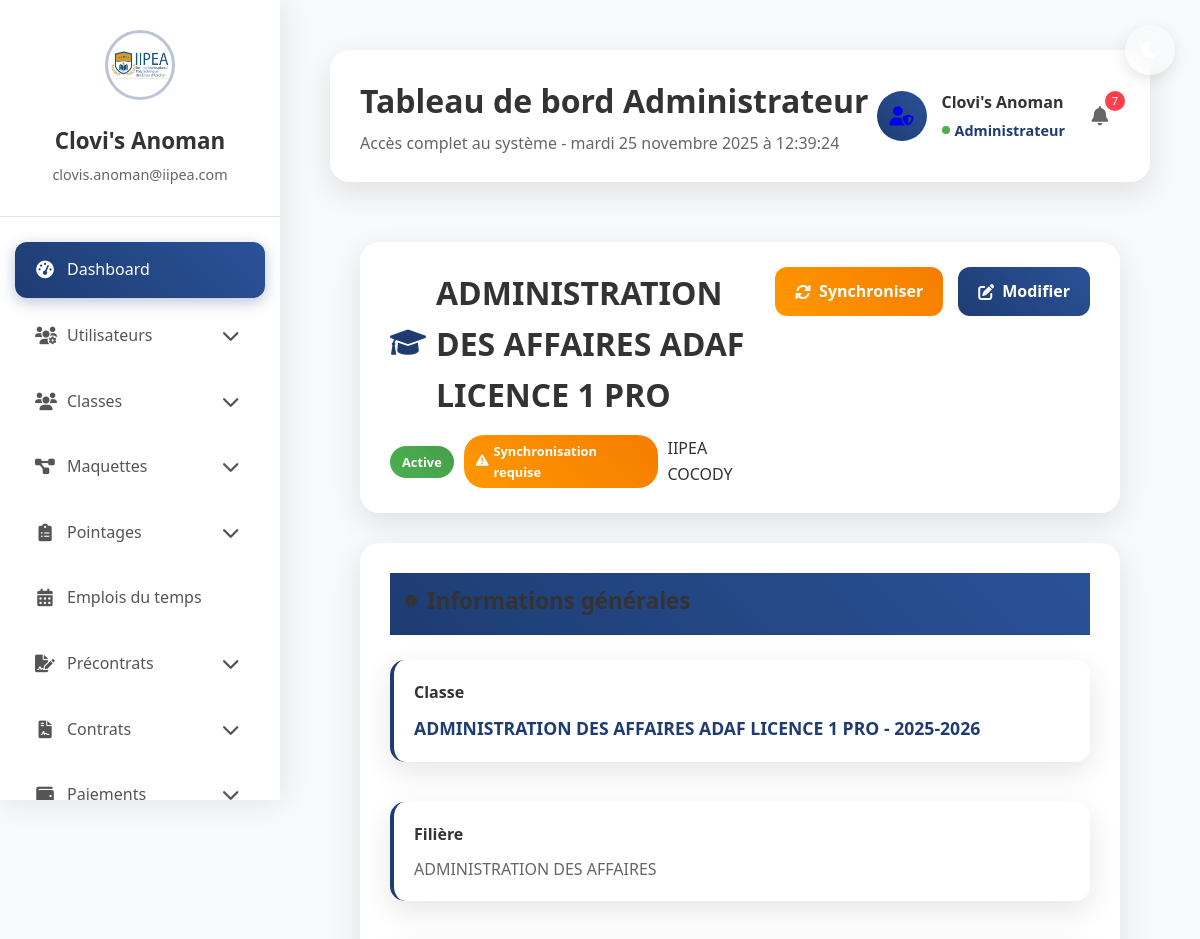
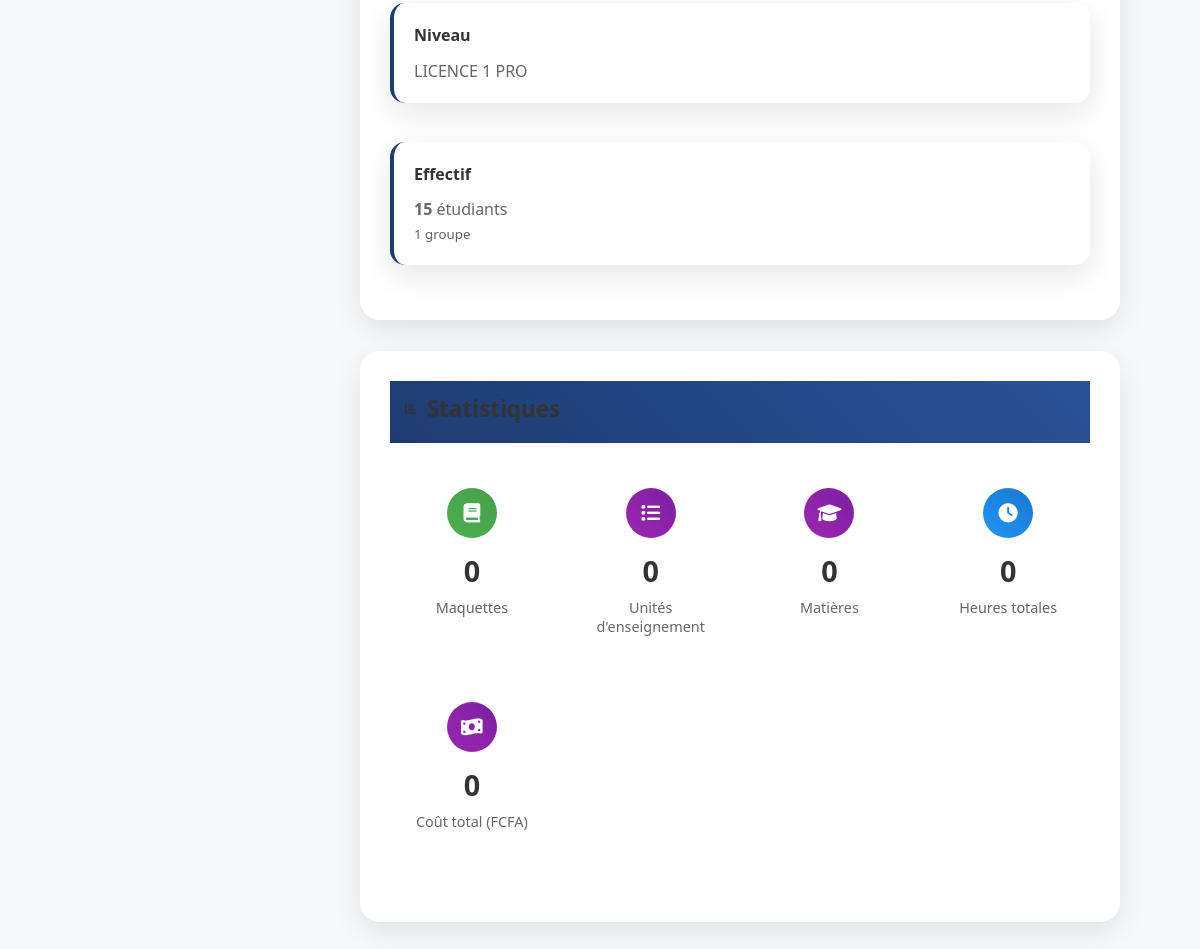
The app's page /utilisateur/classes/1/ (signed in) with its own data (2 pictures, top to bottom).
### Utilisateur/models.py (models this page shows, shortened)
class CustomUser(AbstractUser):
    ROLE_CHOICES = [
        ('ADMIN', 'Administrateur'),
        ('RESP_PEDA', 'Responsable Pédagogique'),
        ('RESP_RH', 'Responsable Ressources Humaines'),
        ('PROFESSEUR', 'Professeur'),
        ('INFORMATICIEN', 'Service Informatique'),
        ('COMPTABLE', 'Comptable'),
        ('SERVICE_DATA', 'Service Data'),
    ]
    username = None
    email = models.EmailField(
        'Adresse email',
        unique=True,
        validators=[EmailValidator()],
        help_text="Adresse email utilisée pour la connexion"
    )
    role = models.CharField(
        max_length=15,
        choices=ROLE_CHOICES,
        verbose_name="Rôle"
    )
    section_principale = models.ForeignKey(
        Section,
        on_delete=models.SET_NULL,
        null=True,
        blank=True,
        related_name="users_principaux",
        verbose_name="Section principale"
    )
    sections_autorisees = models.ManyToManyField(
        Section,
        related_name='utilisateurs_autorises',
        blank=True,
        verbose_name="Sections autorisées"
    )
    sections = models.ManyToManyField(
        Section,
        blank=True,
        related_name='utilisateurs_sections',
        verbose_name="Sections associées"
    )
    telephone = models.CharField(
        max_length=20,
        blank=True,
        validators=[validate_phone_number],
        verbose_name="Téléphone"
    )
    is_active_user = models.BooleanField(
        default=True,
        verbose_name="Utilisateur actif",
        help_text="Décochez pour suspendre temporairement l'accès de l'utilisateur"
    )
    created_at = models.DateTimeField(auto_now_add=True, verbose_name="Date de création")
    updated_at = models.DateTimeField(auto_now=True, verbose_name="Dernière modification")
    last_section_access = models.DateTimeField(
        null=True,
        blank=True,
        verbose_name="Dernier accès section"
    )
    objects = CustomUserManager()
    USERNAME_FIELD = 'email'
    REQUIRED_FIELDS = ['first_name', 'last_name', 'role']
    class Meta:
        verbose_name = 'Utilisateur'
        verbose_name_plural = 'Utilisateurs'
        ordering = ['email']
        indexes = [
            models.Index(fields=['email']),
            models.Index(fields=['role']),
            models.Index(fields=['is_active', 'is_active_user']),
        ]

### Gestion/models.py (models this page shows, shortened)
class Classe(models.Model):
    external_id = models.IntegerField(
        unique=True,
        db_index=True,
        verbose_name="ID API"
    )
    nom = models.CharField(
        max_length=300,
        verbose_name="Nom de la classe"
    )
    description = models.TextField(
        blank=True,
        verbose_name="Description"
    )
    annee_academique = models.CharField(
        max_length=50,
        verbose_name="Année académique"
    )
    annee_etat = models.CharField(
        max_length=50,
        blank=True,
        verbose_name="État de l'année"
    )
    filiere = models.CharField(
        max_length=200,
        verbose_name="Filière"
    )
    niveau = models.CharField(
        max_length=100,
        verbose_name="Niveau"
    )
    departement = models.CharField(
        max_length=100,
        verbose_name="Département"
    )
    nombre_groupes = models.IntegerField(
        default=0,
        verbose_name="Nombre de groupes"
    )
    effectif_total = models.IntegerField(
        default=0,
        verbose_name="Effectif total"
    )
    section = models.ForeignKey(
        Section,
        on_delete=models.SET_NULL,
        null=True,
        blank=True,
        related_name='classes',
        verbose_name="Section IIPEA"
    )
    raw_data = models.JSONField(
        default=dict,
        blank=True,
        verbose_name="Données brutes API"
    )
    last_synced = models.DateTimeField(
        default=timezone.now,
        verbose_name="Dernière synchronisation"
    )
    is_active = models.BooleanField(
        default=True,
        verbose_name="Classe active"
    )
    created_at = models.DateTimeField(
        auto_now_add=True,
        verbose_name="Date de création"
    )
    updated_at = models.DateTimeField(
        auto_now=True,
        verbose_name="Dernière modification"
    )
    class Meta:
        verbose_name = "Classe"
        verbose_name_plural = "Classes"
        ordering = ['filiere', 'niveau']
        indexes = [
            models.Index(fields=['external_id']),
            models.Index(fields=['filiere']),
            models.Index(fields=['niveau']),
            models.Index(fields=['departement']),
            models.Index(fields=['last_synced']),
        ]
    @property
    def needs_sync(self):
        from django.conf import settings
        delta = timezone.now() - self.last_synced
        max_age = getattr(settings, 'API_DATA_MAX_AGE', 3600)  # 1 heure
        return delta.total_seconds() > max_age

### Utilisateur/views.py (the view, shortened to what this page needs)
# urls.py: path('classes/<int:pk>/', views.ClasseDetailView.as_view(), name='classe_detail'),
class ClasseDetailView(LoginRequiredMixin, DetailView):
    model = Classe
    template_name = 'classes/detail.html'
    context_object_name = 'classe'
    def get_context_data(self, **kwargs):
        context = super().get_context_data(**kwargs)
        classe = self.object
        maquettes = classe.maquettes.filter(is_active=True).order_by('niveau_libelle')
        context['maquettes'] = maquettes
        context['total_maquettes'] = maquettes.count()
        toutes_matieres = []
        total_ues = 0
        total_heures = 0
        total_cout_global = 0
        toutes_matieres.sort(key=lambda x: (x['semestre'] if x['semestre'] else 999, x['nom']))
        total_volume_cm = sum(m['volume_cm'] for m in toutes_matieres)
        total_volume_td = sum(m['volume_td'] for m in toutes_matieres)
        total_cout_cm = sum(m['cout_cm'] for m in toutes_matieres)
        total_cout_td = sum(m['cout_td'] for m in toutes_matieres)
        total_coefficient = sum(m['coefficient'] for m in toutes_matieres)
        context['matieres'] = toutes_matieres
        context['total_matieres'] = len(toutes_matieres)
        context['stats_maquettes'] = {
            'total_ues': total_ues,
            'total_heures': int(total_heures),
            'total_matieres': len(toutes_matieres),
            'cout_total': total_cout_global,
            'total_volume_cm': total_volume_cm,
            'total_volume_td': total_volume_td,
            'total_cout_cm': total_cout_cm,
            'total_cout_td': total_cout_td,
            'total_coefficient': total_coefficient,
        }
        context['needs_sync'] = classe.needs_sync
        context['peut_synchroniser'] = self.request.user.role in [
            'ADMIN', 'RESP_PEDA', 'INFORMATICIEN', 'SERVICE_DATA'
        ]
        return context

### templates/classes/detail.html (shortened to what this page needs)
{% extends 'bases/base_users.html' %}
{% load static %}
{% load humanize %}
{% block extra_css %}
    <link rel="stylesheet" href="{% static 'css/classes/detail.css' %}">
{% endblock %}
{% block content %}
<div class="classe-detail-container">
    <div class="classe-header">
        <div class="header-content">
            <div class="classe-title">
                <i class="fas fa-graduation-cap"></i>
                {{ classe.nom }}
            </div>
            <div class="classe-badges">
                {% if classe.is_active %}
                    <span class="badge badge-active">Active</span>
                {% else %}
                    <span class="badge badge-inactive">Inactive</span>
                {% endif %}
                {% if classe.needs_sync %}
                    <span class="badge badge-warning">
                        <i class="fas fa-exclamation-triangle"></i> Synchronisation requise
                    </span>
                {% endif %}
                {{ classe.departement }}
            </div>
        </div>
        <div class="header-actions">
            {% if peut_synchroniser %}
            <a href="{% url 'sync_all_api_data' %}?classe_id={{ classe.pk }}" class="btn btn-sync">
                <i class="fas fa-sync-alt"></i> Synchroniser
            </a>
            {% endif %}
            {% if user.role == 'ADMIN' or user.role == 'RESP_PEDA' %}
            <a href="{% url 'classe_update' classe.pk %}" class="btn btn-edit">
                <i class="fas fa-edit"></i> Modifier
            </a>
            {% endif %}
        </div>
    </div>
    <div class="classe-content-grid">
        <div class="info-section">
            <div class="section-header">
                <h2 class="section-title">
                    <i class="fas fa-info-circle"></i> Informations générales
                </h2>
            </div>
            <div class="info-cards">
                <div class="info-card">
                    <div class="info-card-header">
                        <span class="info-card-title">Classe</span>
                    </div>
                    <div class="info-card-content code-highlight">{{ classe.nom }} - {{ classe.annee_academique }}</div>
                </div>
                <div class="info-card">
                    <div class="info-card-header">
                        <span class="info-card-title">Filière</span>
                    </div>
                    <div class="info-card-content">{{ classe.filiere }}</div>
                </div>
                <div class="info-card">
                    <div class="info-card-header">
                        <span class="info-card-title">Niveau</span>
                    </div>
                    <div class="info-card-content">{{ classe.niveau }}</div>
                </div>
                <div class="info-card">
                    <div class="info-card-header">
                        <span class="info-card-title">Effectif</span>
                    </div>
                    <div class="info-card-content">
                        <strong>{{ classe.effectif_total|default:"0" }}</strong> étudiants
                        {% if classe.nombre_groupes %}
                            <br><small>{{ classe.nombre_groupes }} groupe{{ classe.nombre_groupes|pluralize }}</small>
                        {% endif %}
                    </div>
                </div>
            </div>
        </div>
        <div class="stats-section">
            <div class="section-header">
                <h2 class="section-title">
                    <i class="fas fa-chart-bar"></i> Statistiques
                </h2>
            </div>
            <div class="stats-grid">
                <div class="stat-box">
                    <div class="stat-icon maquettes-icon">
                        <i class="fas fa-book"></i>
                    </div>
                    <div class="stat-value">{{ total_maquettes }}</div>
                    <div class="stat-label">Maquette{{ total_maquettes|pluralize }}</div>
                </div>
                <div class="stat-box">
                    <div class="stat-icon">
                        <i class="fas fa-list"></i>
                    </div>
                    <div class="stat-value">{{ stats_maquettes.total_ues }}</div>
                    <div class="stat-label">Unités d'enseignement</div>
                </div>
                <div class="stat-box">
                    <div class="stat-icon">
                        <i class="fas fa-graduation-cap"></i>
                    </div>
                    <div class="stat-value">{{ stats_maquettes.total_matieres }}</div>
                    <div class="stat-label">Matière{{ stats_maquettes.total_matieres|pluralize }}</div>
                </div>
                <div class="stat-box">
                    <div class="stat-icon hours-icon">
                        <i class="fas fa-clock"></i>
                    </div>
                    <div class="stat-value">{{ stats_maquettes.total_heures }}</div>
                    <div class="stat-label">Heures totales</div>
                </div>
                <div class="stat-box">
                    <div class="stat-icon">
                        <i class="fas fa-money-bill-wave"></i>
                    </div>
                    <div class="stat-value">{{ stats_maquettes.cout_total|floatformat:0|intcomma }}</div>
                    <div class="stat-label">Coût total (FCFA)</div>
                </div>
            </div>
        </div>
    </div>
{% endblock %}

### templates/bases/base_users.html (shortened to what this page needs)
<!DOCTYPE html>
{% load static %}
<html lang="fr">
<head>
    <link rel="stylesheet" href="https://cdnjs.cloudflare.com/ajax/libs/font-awesome/6.0.0/css/all.min.css">
    <link rel="stylesheet" href="{% static 'css/dashboards/admin.css' %}">
    <link rel="stylesheet" href="{% static 'css/professeurs/detail.css' %}">
    <link rel="stylesheet" href="{% static 'css/professeurs/print.css' %}">
    {% block extra_css %}{% endblock %}
</head>
<body>
    <button id="themeToggle" class="theme-toggle" aria-label="Changer de thème">
        <i class="fas fa-moon"></i>
    </button>
    <div class="container">
        <aside class="sidebar">
            <div class="sidebar-header">
                <img src="{% static 'images/logo/IIPEA.png' %}" alt="Logo" class="logo-img">
                <h2>{{ user.get_full_name }}</h2>
                <p>{{ user.email }}</p>
            </div>
            <nav class="sidebar-nav">
                {% if user.role == 'ADMIN' %}
                    {% include 'partials/sidebar_admin.html' %}
                {% elif user.role == 'RESP_PEDA' %}
                    {% include 'partials/sidebar_resp_peda.html' %}
                {% elif user.role == 'RESP_RH' %}
                    {% include 'partials/sidebar_resp_rh.html' %}
                {% elif user.role == 'COMPTABLE' %}
                    {% include 'partials/sidebar_comptable.html' %}
                {% endif %}
            </nav>
        </aside>
        <main class="main-content">
            <header class="main-header">
                <div class="welcome-section">
                    <h1>
                        {% if user.role == 'ADMIN' %}Tableau de bord Administrateur
                        {% elif user.role == 'RESP_PEDA' %}Tableau de bord Responsable Pédagogique
                        {% elif user.role == 'RESP_RH' %}Tableau de bord Responsable RH
                        {% elif user.role == 'COMPTABLE' %}Tableau de bord Comptable
                        {% else %}Tableau de bord
                        {% endif %}
                    </h1>
                    <p>
                        {% if user.role == 'ADMIN' %}Accès complet au système
                        {% else %}Accès limité au système
                        {% endif %}
                        - <span id="currentTime"></span>
                    </p>
                </div>
                <div class="user-profile">
                    <div class="user-avatar
                        {% if user.role == 'ADMIN' %}admin
                        {% elif user.role == 'COMPTABLE' %}accountant
                        {% else %}default
                        {% endif %}">
                        {% if user.role == 'ADMIN' %}
                            <a href="{% url 'admin:index' %}">
                                <i class="fas fa-user-shield"></i>
                            </a>
                        {% elif user.role == 'COMPTABLE' %}
                            <i class="fas fa-calculator"></i>
                        {% else %}
                            <i class="fas fa-user"></i>
                        {% endif %}
                    </div>
                    <div class="user-info">
                        <h3>{{ user.get_full_name }}</h3>
                        <span>{{ user.get_role_display }}</span>
                    </div>
                    <div class="user-notification">
                        <i class="fas fa-bell"></i>
                        <span class="notification-badge">
                            {% if user.role == 'COMPTABLE' %}8{% else %}7{% endif %}
                        </span>
                    </div>
                </div>
            </header>
            <div class="content-wrapper">
                {% block content %}{% endblock %}
            </div>
        </main>
    </div>
</body>
</html>

### records on screen
CustomUser: get_full_name "Clovi's Anoman", email "clovis.anoman@iipea.com", role "Administrateur"
Classe: nom "ADMINISTRATION DES AFFAIRES ADAF LICENCE 1 PRO", departement "IIPEA COCODY", annee_academique "2025-2026", filiere "ADMINISTRATION DES AFFAIRES", niveau "LICENCE 1 PRO", effectif_total "15", nombre_groupes "1"

### other values on screen
{{ total_maquettes }} "0"
{{ stats_maquettes.total_ues }} "0"
{{ stats_maquettes.total_matieres }} "0"
{{ stats_maquettes.total_heures }} "0"
{{ stats_maquettes.cout_total|floatformat:0|intcomma }} "0"
